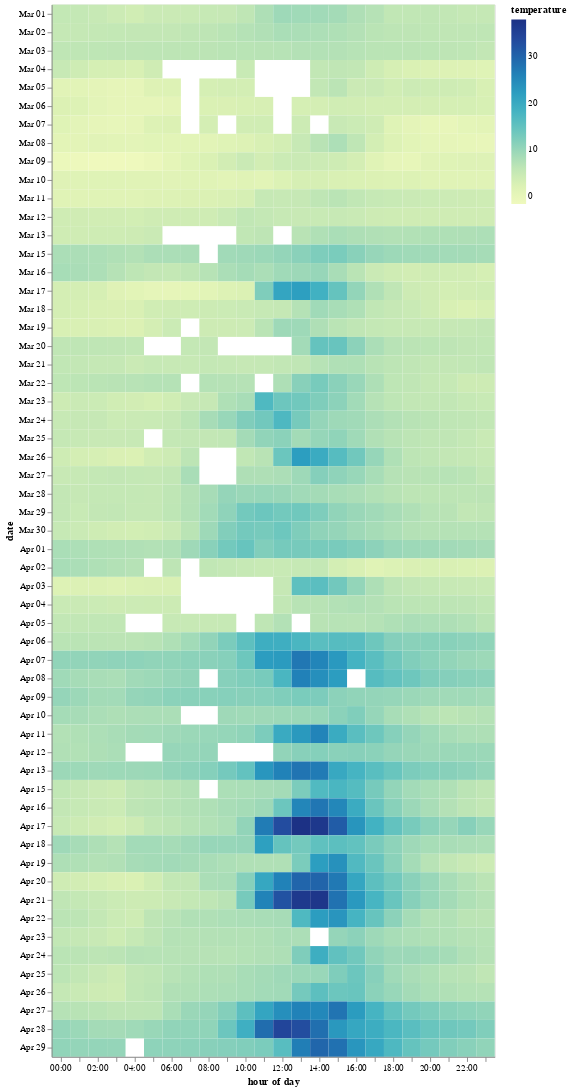

Notebook source saved alongside this figure:
### Code cell
# Plotting the average temperature each hour
alt.Chart((df_temperature_hourly).reset_index()).mark_rect().encode(
    alt.X('hoursminutes(time):O', title='hour of day'),
    alt.Y('monthdate(time):O', title='date'),
    alt.Color('temperature:Q', title='temperature')
)

### Figure 1 — Vega-Lite specification as saved in the notebook (floating-point values rounded to 4 significant figures; data arrays with more than 128 entries replaced by an {"elided": "..."} marker saying what was removed)
{"config": {"view": {"continuousWidth": 400, "continuousHeight": 300}}, "data": {"name": "data-08446dec4b4afd95839831163fd71882"}, "mark": "rect", "encoding": {"color": {"field": "temperature", "title": "temperature", "type": "quantitative"}, "x": {"field": "time", "timeUnit": "hoursminutes", "title": "hour of day", "type": "ordinal"}, "y": {"field": "time", "timeUnit": "monthdate", "title": "date", "type": "ordinal"}}, "$schema": "https://vega.github.io/schema/vega-lite/v4.17.0.json", "datasets": {"data-08446dec4b4afd95839831163fd71882": {"elided": "1440 records"}}}
